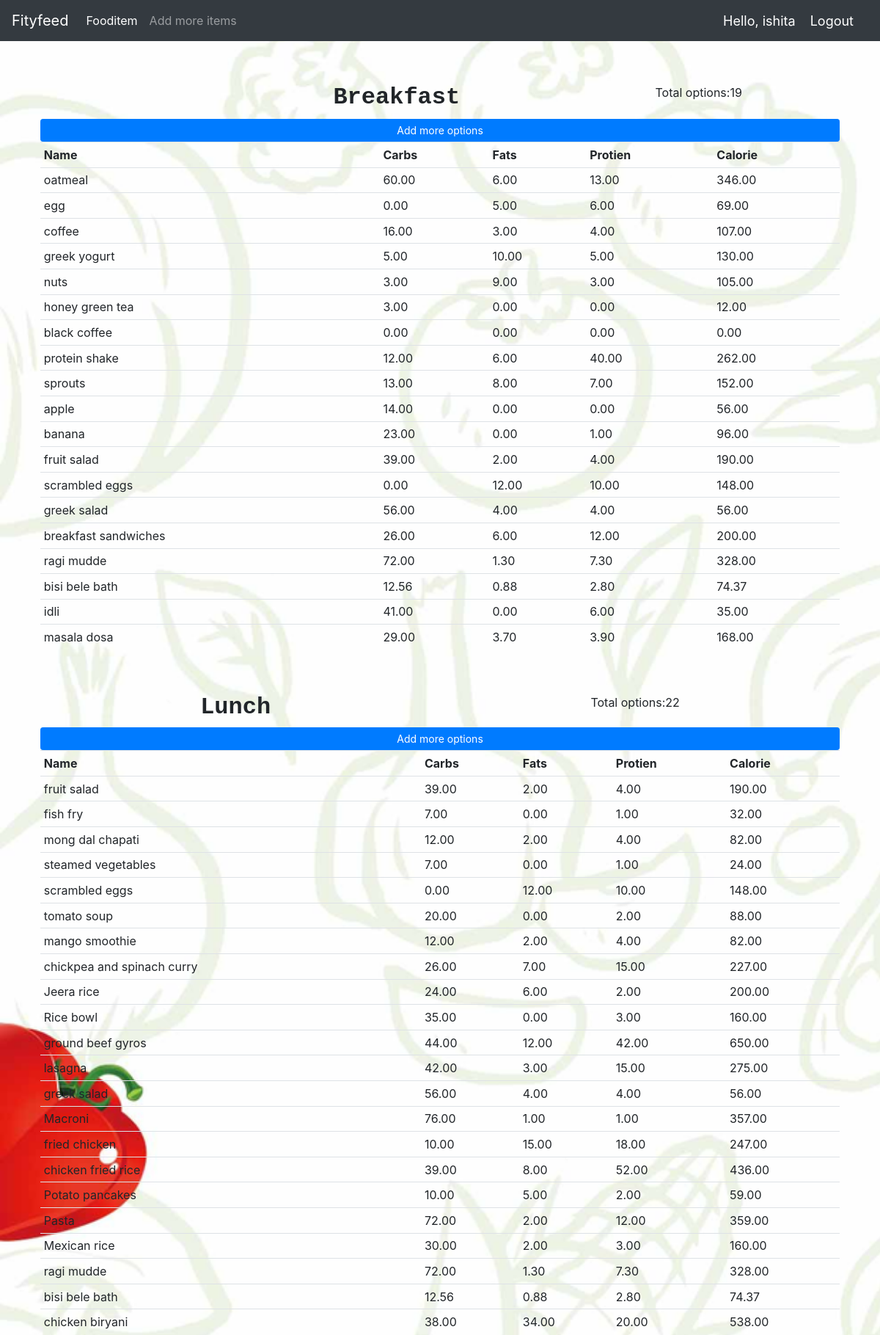
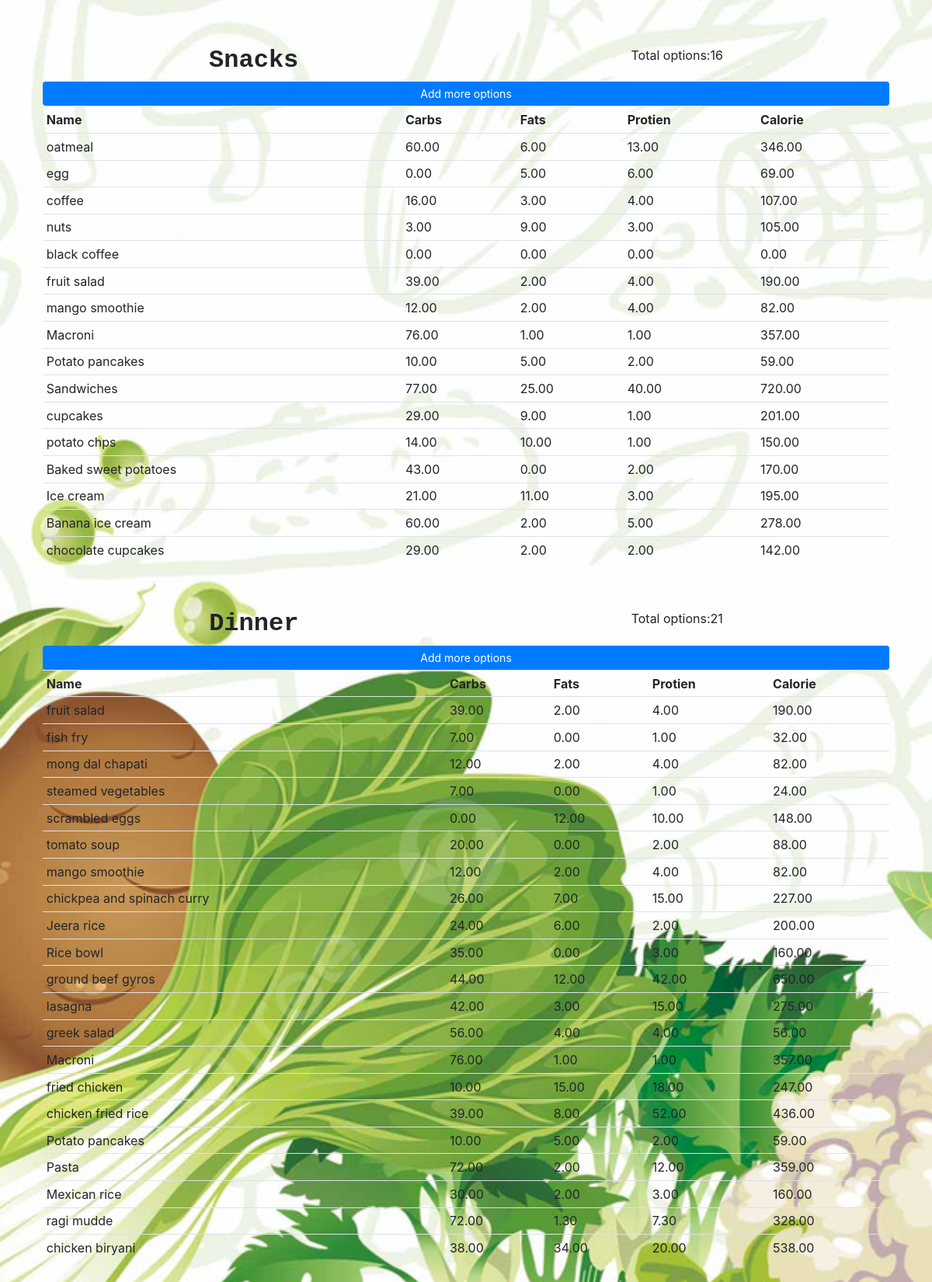
/product/ (signed in), run on the app's committed database (2 pictures, top to bottom).
### Fityfeed/models.py (models this page shows, shortened)
class Fooditem(models.Model):
    name = models.CharField(max_length=200)
    category = models.ManyToManyField(Category)
    carbohydrate = models.DecimalField(max_digits=5,decimal_places=2,default=0)
    fats = models.DecimalField(max_digits=5,decimal_places=2,default=0)
    protein = models.DecimalField(max_digits=5,decimal_places=2,default=0)
    calorie=models.DecimalField(max_digits=5,decimal_places=2,default=0,blank=True)
    quantity = models.IntegerField(default=1,null=True,blank=True)

### Fityfeed/decorators.py (the view)
        def wrapper_func(request,*args,**kwargs):
            group=None
            if request.user.groups.exists():
                group=request.user.groups.all()[0].name
            if group in allowed_roles:
                return view_func(request,*args,**kwargs)
            else:
                return HttpResponse("<h1>You are not allowed to access this page</h1>")

### Fityfeed/views.py (called while the page is built)
@login_required(login_url='login')
@allowed_users(allowed_roles=['admin'])
def fooditem(request):
    breakfast=Category.objects.filter(name='breakfast')[0].fooditem_set.all()
    bcnt=breakfast.count()
    lunch=Category.objects.filter(name='lunch')[0].fooditem_set.all()
    lcnt=lunch.count()
    dinner=Category.objects.filter(name='dinner')[0].fooditem_set.all()
    dcnt=dinner.count()
    snacks=Category.objects.filter(name='snacks')[0].fooditem_set.all()
    scnt=snacks.count()
    context={'breakfast':breakfast,
              'bcnt':bcnt,
              'lcnt':lcnt,
              'scnt':scnt,
              'dcnt':dcnt,
              'lunch':lunch,
              'dinner':dinner,
              'snacks':snacks,
            }
    return render(request,'fooditem.html',context)

### Fityfeed/templates/fooditem.html
{% extends 'main.html' %}
{% load static%}
{% block content %}
    <div class="flex-box-row">
        <br>
        <br>
        <h5 id="heading">Breakfast</h5>
        <h7>Total options:{{bcnt}}</h7>
            <a class="btn btn-primary  btn-sm btn-block" href="{% url 'createfooditem' %}">Add more options</a>
            <table class="table table-sm">
                <tr>
                    <th>Name</th>
                    <th>Carbs</th>
                    <th>Fats</th>
                    <th>Protien</th>
                    <th>Calorie</th>
                </tr>
               {% for items in breakfast %}
                <tr>
                    <td>{{items.name}} </td>
                    <td>{{items.carbohydrate}} </td>
                    <td>{{items.fats}} </td>
                    <td>{{items.protein}} </td>
                    <td>{{items.calorie}} </td>
                    </tr>
                {% endfor %}
            </table>
    </div>
    <br>
    <div class="flex-box-row">
        <h5 id="heading">Lunch</h5>
        <h7>Total options:{{lcnt}}</h7>
            <a class="btn btn-primary  btn-sm btn-block" href="{% url 'createfooditem' %}">Add more options</a>
            <table class="table table-sm">
                <tr>
                    <th>Name</th>
                    <th>Carbs</th>
                    <th>Fats</th>
                    <th>Protien</th>
                    <th>Calorie</th>
                </tr>
               {% for items in lunch %}
                <tr>
                    <td>{{items.name}} </td>
                    <td>{{items.carbohydrate}} </td>
                    <td>{{items.fats}} </td>
                    <td>{{items.protein}} </td>
                    <td>{{items.calorie}} </td>
                    </tr>
                {% endfor %}
            </table>
    </div>
    <br>
    <div class="flex-box-row">
        <h5 id="heading">Snacks</h5>
        <h7>Total options:{{scnt}}</h7>
            <a class="btn btn-primary  btn-sm btn-block" href="{% url 'createfooditem' %}">Add more options</a>
            <table class="table table-sm">
                <tr>
                    <th>Name</th>
                    <th>Carbs</th>
                    <th>Fats</th>
                    <th>Protien</th>
                    <th>Calorie</th>
                </tr>
               {% for items in snacks %}
                <tr>
                    <td>{{items.name}} </td>
                    <td>{{items.carbohydrate}} </td>
                    <td>{{items.fats}} </td>
                    <td>{{items.protein}} </td>
                    <td>{{items.calorie}} </td>
                    </tr>
                {% endfor %}
            </table>
    </div>
    <br>
    <div class="flex-box-row">
        <h5 id="heading">Dinner</h5>
        <h7>Total options:{{dcnt}}</h7>
            <a class="btn btn-primary  btn-sm btn-block" href="{% url 'createfooditem' %}">Add more options</a>
            <table class="table table-sm">
                <tr>
                    <th>Name</th>
                    <th>Carbs</th>
                    <th>Fats</th>
                    <th>Protien</th>
                    <th>Calorie</th>
                </tr>
               {% for items in dinner %}
                <tr>
                    <td>{{items.name}} </td>
                    <td>{{items.carbohydrate}} </td>
                    <td>{{items.fats}} </td>
                    <td>{{items.protein}} </td>
                    <td>{{items.calorie}} </td>
                    </tr>
                {% endfor %}
            </table>
    </div>
    <br>
</div>
{% endblock %}

### Fityfeed/templates/navbar.html (shortened to what this page needs)
{% load static%}
<nav class="navbar navbar-expand-lg navbar-dark bg-dark">
    <a class="navbar-brand" href="{% url 'home' %}">Fityfeed</a>
    <div class="collapse navbar-collapse" id="navbarSupportedContent">
    {% if request.user.is_staff %}
      <ul class="navbar-nav mr-auto">
        <li class="nav-item active">
          <a class="nav-link" href="{% url 'fooditem' %}">Fooditem<span class="sr-only">(current)</span></a>
        </li>
        <li class="nav-item">
          <a class="nav-link" href="{% url 'createfooditem' %}">Add more items</a>
        </li>
      </ul>
    {% endif %}
    </div>
    <span class="hello-msg">Hello, {{request.user}}</span>
    <span ><a  class="hello-msg" href="{% url 'logout' %}">Logout</a></span>
  </nav>

### static/css/main.css (style rules this page uses)
.flex-box-row { display:flex; padding : 10px; flex-wrap: wrap; justify-content: space-around; }
#heading { text-shadow: rgb(159, 122, 74); font-family: 'Courier New', Courier, monospace; font-weight: 550; font-size: xx-large; text-align: left; }

### Fityfeed/templates/navbar.html (style rules this page uses)
.hello-msg { font-size: 18px; color: #fff; margin-right: 20px; }

### data on the page
Fooditem: name "oatmeal", carbohydrate "60.00", fats "6.00", protein "13.00", calorie "346.00"
Fooditem: name "egg", carbohydrate "0.00", fats "5.00", protein "6.00", calorie "69.00"
Fooditem: name "coffee", carbohydrate "16.00", fats "3.00", protein "4.00", calorie "107.00"
Fooditem: name "greek yogurt", carbohydrate "5.00", fats "10.00", protein "5.00", calorie "130.00"
Fooditem: name "nuts", carbohydrate "3.00", fats "9.00", protein "3.00", calorie "105.00"
Fooditem: name "honey green tea", carbohydrate "3.00", fats "0.00", protein "0.00", calorie "12.00"
Fooditem: name "black coffee", carbohydrate "0.00", fats "0.00", protein "0.00", calorie "0.00"
Fooditem: name "protein shake", carbohydrate "12.00", fats "6.00", protein "40.00", calorie "262.00"
Fooditem: name "sprouts", carbohydrate "13.00", fats "8.00", protein "7.00", calorie "152.00"
Fooditem: name "apple", carbohydrate "14.00", fats "0.00", protein "0.00", calorie "56.00"
Fooditem: name "banana", carbohydrate "23.00", fats "0.00", protein "1.00", calorie "96.00"
Fooditem: name "fruit salad", carbohydrate "39.00", fats "2.00", protein "4.00", calorie "190.00"
Fooditem: name "scrambled eggs", carbohydrate "0.00", fats "12.00", protein "10.00", calorie "148.00"
Fooditem: name "greek salad", carbohydrate "56.00", fats "4.00", protein "4.00", calorie "56.00"
Fooditem: name "breakfast sandwiches", carbohydrate "26.00", fats "6.00", protein "12.00", calorie "200.00"
Fooditem: name "ragi mudde", carbohydrate "72.00", fats "1.30", protein "7.30", calorie "328.00"
Fooditem: name "bisi bele bath", carbohydrate "12.56", fats "0.88", protein "2.80", calorie "74.37"
Fooditem: name "idli", carbohydrate "41.00", fats "0.00", protein "6.00", calorie "35.00"
Fooditem: name "masala dosa", carbohydrate "29.00", fats "3.70", protein "3.90", calorie "168.00"
Fooditem: name "fish fry", carbohydrate "7.00", fats "0.00", protein "1.00", calorie "32.00"
Fooditem: name "mong dal chapati", carbohydrate "12.00", fats "2.00", protein "4.00", calorie "82.00"
Fooditem: name "steamed vegetables", carbohydrate "7.00", fats "0.00", protein "1.00", calorie "24.00"
Fooditem: name "tomato soup", carbohydrate "20.00", fats "0.00", protein "2.00", calorie "88.00"
Fooditem: name "mango smoothie", carbohydrate "12.00", fats "2.00", protein "4.00", calorie "82.00"
Fooditem: name "chickpea and spinach curry", carbohydrate "26.00", fats "7.00", protein "15.00", calorie "227.00"
Fooditem: name "Jeera rice", carbohydrate "24.00", fats "6.00", protein "2.00", calorie "200.00"
Fooditem: name "Rice bowl", carbohydrate "35.00", fats "0.00", protein "3.00", calorie "160.00"
Fooditem: name "ground beef gyros", carbohydrate "44.00", fats "12.00", protein "42.00", calorie "650.00"
Fooditem: name "lasagna", carbohydrate "42.00", fats "3.00", protein "15.00", calorie "275.00"
Fooditem: name "Macroni", carbohydrate "76.00", fats "1.00", protein "1.00", calorie "357.00"
Fooditem: name "fried chicken", carbohydrate "10.00", fats "15.00", protein "18.00", calorie "247.00"
Fooditem: name "chicken fried rice", carbohydrate "39.00", fats "8.00", protein "52.00", calorie "436.00"
Fooditem: name "Potato pancakes", carbohydrate "10.00", fats "5.00", protein "2.00", calorie "59.00"
Fooditem: name "Pasta", carbohydrate "72.00", fats "2.00", protein "12.00", calorie "359.00"
Fooditem: name "Mexican rice", carbohydrate "30.00", fats "2.00", protein "3.00", calorie "160.00"
Fooditem: name "chicken biryani", carbohydrate "38.00", fats "34.00", protein "20.00", calorie "538.00"
Fooditem: name "Sandwiches", carbohydrate "77.00", fats "25.00", protein "40.00", calorie "720.00"
Fooditem: name "cupcakes", carbohydrate "29.00", fats "9.00", protein "1.00", calorie "201.00"
Fooditem: name "potato chps", carbohydrate "14.00", fats "10.00", protein "1.00", calorie "150.00"
Fooditem: name "Baked sweet potatoes", carbohydrate "43.00", fats "0.00", protein "2.00", calorie "170.00"
Fooditem: name "Ice cream", carbohydrate "21.00", fats "11.00", protein "3.00", calorie "195.00"
Fooditem: name "Banana ice cream", carbohydrate "60.00", fats "2.00", protein "5.00", calorie "278.00"
Fooditem: name "chocolate cupcakes", carbohydrate "29.00", fats "2.00", protein "2.00", calorie "142.00"

### other printed values
{{ request.user }} "ishita"
{{ bcnt }} "19"
{{ lcnt }} "22"
{{ scnt }} "16"
{{ dcnt }} "21"
